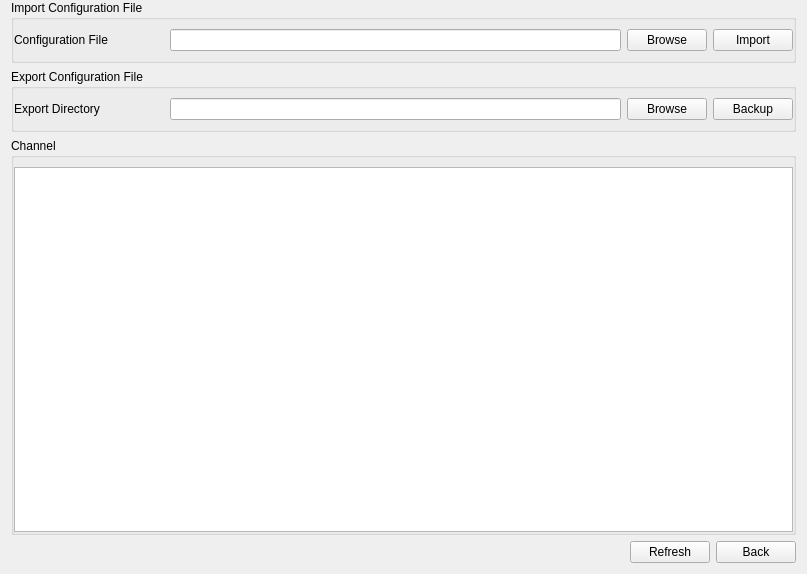
<?xml version="1.0" encoding="UTF-8"?>
<ui version="4.0">
 <class>TabCameraExportConfiguration</class>
 <widget class="QWidget" name="TabCameraExportConfiguration">
  <property name="geometry">
   <rect>
    <x>0</x>
    <y>0</y>
    <width>807</width>
    <height>574</height>
   </rect>
  </property>
  <property name="windowTitle">
   <string>Form</string>
  </property>
  <layout class="QVBoxLayout" name="verticalLayout">
   <property name="spacing">
    <number>6</number>
   </property>
   <property name="topMargin">
    <number>0</number>
   </property>
   <item>
    <widget class="QGroupBox" name="groupBoxImport">
     <property name="title">
      <string>Import Configuration File</string>
     </property>
     <property name="flat">
      <bool>true</bool>
     </property>
     <layout class="QHBoxLayout" name="horizontalLayout_2">
      <property name="leftMargin">
       <number>0</number>
      </property>
      <property name="topMargin">
       <number>9</number>
      </property>
      <property name="rightMargin">
       <number>0</number>
      </property>
      <property name="bottomMargin">
       <number>9</number>
      </property>
      <item>
       <widget class="QLabel" name="labelImport">
        <property name="sizePolicy">
         <sizepolicy hsizetype="Preferred" vsizetype="Preferred">
          <horstretch>13</horstretch>
          <verstretch>0</verstretch>
         </sizepolicy>
        </property>
        <property name="text">
         <string>Configuration File</string>
        </property>
       </widget>
      </item>
      <item>
       <widget class="MyLineEdit" name="lineEditImport">
        <property name="sizePolicy">
         <sizepolicy hsizetype="Expanding" vsizetype="Fixed">
          <horstretch>39</horstretch>
          <verstretch>0</verstretch>
         </sizepolicy>
        </property>
        <property name="readOnly">
         <bool>true</bool>
        </property>
       </widget>
      </item>
      <item>
       <widget class="MyPushButton" name="pushButtonBrowseImport">
        <property name="sizePolicy">
         <sizepolicy hsizetype="Minimum" vsizetype="Fixed">
          <horstretch>5</horstretch>
          <verstretch>0</verstretch>
         </sizepolicy>
        </property>
        <property name="text">
         <string>Browse</string>
        </property>
       </widget>
      </item>
      <item>
       <widget class="MyPushButton" name="pushButtonImport">
        <property name="sizePolicy">
         <sizepolicy hsizetype="Minimum" vsizetype="Fixed">
          <horstretch>5</horstretch>
          <verstretch>0</verstretch>
         </sizepolicy>
        </property>
        <property name="text">
         <string>Import</string>
        </property>
       </widget>
      </item>
     </layout>
    </widget>
   </item>
   <item>
    <widget class="QGroupBox" name="groupBoxExport">
     <property name="title">
      <string>Export Configuration File</string>
     </property>
     <property name="flat">
      <bool>true</bool>
     </property>
     <layout class="QHBoxLayout" name="horizontalLayout_3">
      <property name="leftMargin">
       <number>0</number>
      </property>
      <property name="topMargin">
       <number>9</number>
      </property>
      <property name="rightMargin">
       <number>0</number>
      </property>
      <property name="bottomMargin">
       <number>9</number>
      </property>
      <item>
       <widget class="QLabel" name="labelExport">
        <property name="sizePolicy">
         <sizepolicy hsizetype="Preferred" vsizetype="Preferred">
          <horstretch>13</horstretch>
          <verstretch>0</verstretch>
         </sizepolicy>
        </property>
        <property name="text">
         <string>Export Directory</string>
        </property>
       </widget>
      </item>
      <item>
       <widget class="MyLineEdit" name="lineEditExport">
        <property name="sizePolicy">
         <sizepolicy hsizetype="Expanding" vsizetype="Fixed">
          <horstretch>39</horstretch>
          <verstretch>0</verstretch>
         </sizepolicy>
        </property>
        <property name="readOnly">
         <bool>true</bool>
        </property>
       </widget>
      </item>
      <item>
       <widget class="MyPushButton" name="pushButtonBrowseExport">
        <property name="sizePolicy">
         <sizepolicy hsizetype="Minimum" vsizetype="Fixed">
          <horstretch>5</horstretch>
          <verstretch>0</verstretch>
         </sizepolicy>
        </property>
        <property name="text">
         <string>Browse</string>
        </property>
       </widget>
      </item>
      <item>
       <widget class="MyPushButton" name="pushButtonExport">
        <property name="sizePolicy">
         <sizepolicy hsizetype="Minimum" vsizetype="Fixed">
          <horstretch>5</horstretch>
          <verstretch>0</verstretch>
         </sizepolicy>
        </property>
        <property name="text">
         <string>Backup</string>
        </property>
       </widget>
      </item>
     </layout>
    </widget>
   </item>
   <item>
    <widget class="QGroupBox" name="groupBoxTable">
     <property name="title">
      <string>Channel</string>
     </property>
     <property name="flat">
      <bool>true</bool>
     </property>
     <layout class="QHBoxLayout" name="horizontalLayout_4">
      <property name="leftMargin">
       <number>0</number>
      </property>
      <property name="topMargin">
       <number>9</number>
      </property>
      <property name="rightMargin">
       <number>0</number>
      </property>
      <property name="bottomMargin">
       <number>0</number>
      </property>
      <item>
       <widget class="MaintenanceTableView" name="tableView"/>
      </item>
     </layout>
    </widget>
   </item>
   <item>
    <layout class="QHBoxLayout" name="horizontalLayout">
     <property name="spacing">
      <number>6</number>
     </property>
     <item>
      <spacer name="horizontalSpacer">
       <property name="orientation">
        <enum>Qt::Horizontal</enum>
       </property>
       <property name="sizeHint" stdset="0">
        <size>
         <width>40</width>
         <height>20</height>
        </size>
       </property>
      </spacer>
     </item>
     <item>
      <widget class="MyPushButton" name="pushButtonRefresh">
       <property name="text">
        <string>Refresh</string>
       </property>
      </widget>
     </item>
     <item>
      <widget class="MyPushButton" name="pushButtonBack">
       <property name="text">
        <string>Back</string>
       </property>
      </widget>
     </item>
    </layout>
   </item>
  </layout>
 </widget>
 <customwidgets>
  <customwidget>
   <class>MyPushButton</class>
   <extends>QPushButton</extends>
   <header>mypushbutton.h</header>
  </customwidget>
  <customwidget>
   <class>MyLineEdit</class>
   <extends>QLineEdit</extends>
   <header>mylineedit.h</header>
  </customwidget>
  <customwidget>
   <class>MaintenanceTableView</class>
   <extends>QTableView</extends>
   <header>MaintenanceTableView.h</header>
  </customwidget>
 </customwidgets>
 <resources/>
 <connections/>
</ui>
